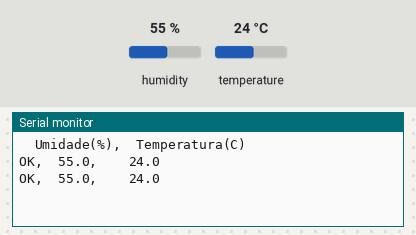
Simulated run of this sketch. Board: Arduino Uno, built with avr-gcc and run on an emulated ATmega328P. Shown: the last lines printed to the serial monitor. The test bench sets the inputs (shaded band); at power-on: humidity 55 %, temperature 24 °C.

Above: at 2.8 s.
2.9 s: humidity set to 22 %
At 4.9 s:
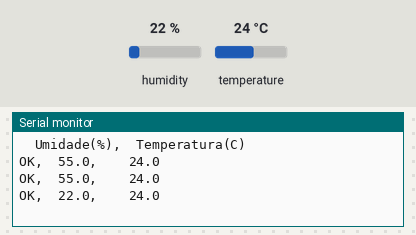
5.6 s: temperature set to 12 °C
At 6.6 s:
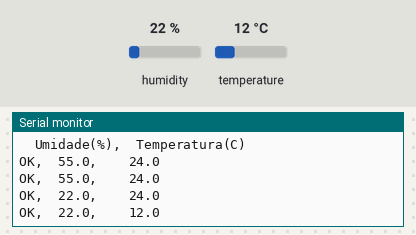
8.3 s: humidity set to 40 %
At 11.3 s:
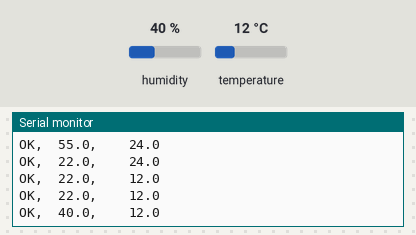
Timing chart, 0 to 12.8 s (numbered marks = the images above; inputs shaded):
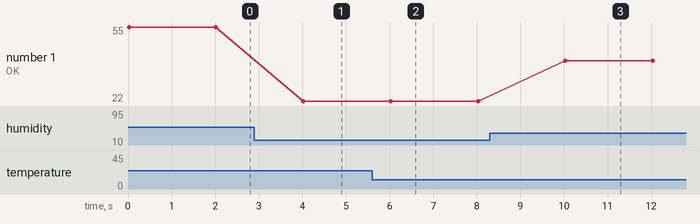

The sketch:

sensor_dht22.ino
```cpp
#include <dht.h>

#define pinSensorTemperatura 4
dht sensorDHT;

void setup() {

  Serial.begin(9600);
  Serial.println("\tUmidade(%),\tTemperatura(C)");
}

void loop() {
  int chk = sensorDHT.read22(pinSensorTemperatura);

  switch (chk){
    case DHTLIB_OK:
      Serial.print("OK,\t");
      break;
    case DHTLIB_ERROR_CHECKSUM:
      Serial.print("Checksum error,\t");
      break;
    case DHTLIB_ERROR_TIMEOUT:
      Serial.print("Time out error,\t");
      break;
    case DHTLIB_ERROR_CONNECT:
      Serial.print("Connect error,\t");
      break;
    case DHTLIB_ERROR_ACK_L:
      Serial.print("Ack Low error,\t");
      break;
    case DHTLIB_ERROR_ACK_H:
      Serial.print("Ack High error,\t");
      break;
    default:
      Serial.print("Unknown error,\t");
      break;
  }

  Serial.print(sensorDHT.humidity, 1);
  Serial.print(",\t\t");
  Serial.println(sensorDHT.temperature, 1);

  delay(2000);
}
```

Measured:
- after the input at 2.9 s, the serial monitor: prints a new line after 1.1 s (image 1)
- after the input at 5.6 s, the serial monitor: prints a new line after 0.42 s (image 2)
- after the input at 8.3 s, the serial monitor: prints a new line after 1.7 s (image 3)
- plotted number 1: 55 → 22 after the input at 2.9 s, 22 → 40 after the input at 8.3 s
